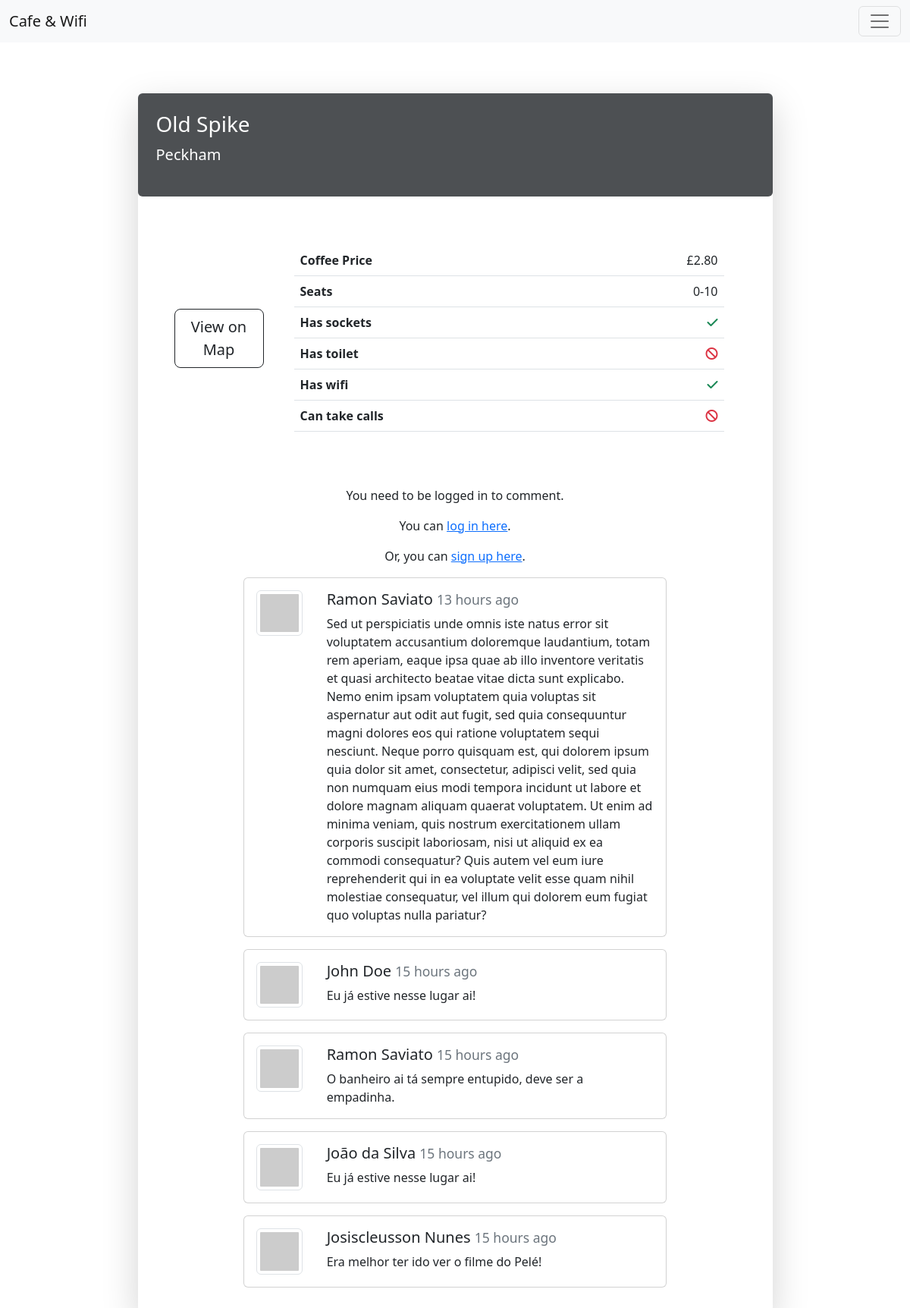
Page /cafe-view/4 on the committed database.
### server/models.py (models this page shows, shortened)
class Cafe(db.Model):
    id = db.Column(db.Integer, primary_key=True)
    name = db.Column(db.String(200), unique=True, nullable=False)
    map_url = db.Column(db.String(1000), unique=True, nullable=False)
    img_url = db.Column(db.String(1000), unique=True, nullable=False)
    location = db.Column(db.String(200), nullable=False)
    has_sockets = db.Column(db.Boolean, default=False)
    has_toilet = db.Column(db.Boolean, default=False)
    has_wifi = db.Column(db.Boolean, default=False)
    can_take_calls = db.Column(db.Boolean, default=False)
    seats = db.Column(db.String(10))
    coffee_price = db.Column(db.String(10))
    comments = relationship(
        "Comment",
        back_populates="parent_cafe",
        order_by="desc(Comment.timestamp_create)"
    )

class Comment(db.Model):
    id = db.Column(db.Integer, primary_key=True)
    text = db.Column(db.Text, nullable=False)
    timestamp_create = db.Column(db.String(50), default=formatted_timestamp)
    timestamp_update = db.Column(db.String(50), onupdate=formatted_timestamp)
    author_id = db.Column(db.Integer, db.ForeignKey("user.id"))
    comment_author = relationship("User", back_populates="comments")
    cafe_id = db.Column(db.Integer, db.ForeignKey("cafe.id"))
    parent_cafe = relationship("Cafe", back_populates="comments")

class User(db.Model, UserMixin):
    id = db.Column(db.Integer, primary_key=True)
    email = db.Column(db.String(150), unique=True)
    username = db.Column(db.String(150), unique=True)
    password = db.Column(db.String(150))
    has_admin_privileges = db.Column(db.Boolean, nullable=False)
    comments = relationship("Comment", back_populates="comment_author")

### server/views.py (the view)
@views.route('/cafe-view/<int:cafe_id>', methods=('GET',))
def view_cafe(cafe_id):
    cafe = Cafe.query.get(cafe_id)
    form = CommentForm()
    return render_template('cafe_view.html', cafe=cafe, form=form)

### server/forms.py (called while the page is built)
def my_strip_filter(value):
    if value is not None and hasattr(value, 'strip'):
        return multiple_spaces_regex.sub(' ', value.strip())
    return value

        def bind_field(self, form, unbound_field, options):
            filters = unbound_field.kwargs.get('filters', [])
            filters.append(my_strip_filter)
            return unbound_field.bind(form=form, filters=filters, **options)

### server/templates/cafe_view.html (shortened to what this page needs)
{% extends 'base.html' %}
{% block scripts_and_links %}
    <link
        rel="stylesheet"
        href="https://cdnjs.cloudflare.com/ajax/libs/font-awesome/6.2.1/css/all.min.css"
    />
{% endblock %}
{% block content %}
    {% if cafe %}
        <div class="col-12 col-lg-9 mx-auto my-5 pb-3 rounded shadow-lg">
            <div class="cafe-header d-flex justify-content-between rounded">
                {% if current_user.is_authenticated and current_user.has_admin_privileges %}
                    <div class="text-bg-dark w-100 rounded-start">
                        <h1 class="fs-3">{{ cafe.name }}</h1>
                        <p class="fs-5">{{ cafe.location }}</p>
                    </div>
                    <!--
                    <a href="{{ url_for('views.delete_cafe', cafe_id=cafe.id) }}"></a>
                    -->
                    <button
                        type="button"
                        class="btn btn-danger del-button m-0"
                        id="delete-cafe-button"
                        data-confirm-url="{{ url_for('views.delete_cafe', cafe_id=cafe.id) }}"
                    >Delete</button>
                    <a href="{{ url_for('views.edit_cafe', cafe_id=cafe.id) }}">
                        <button type="button" class="btn btn-secondary edit-button h-100 p-0">Edit</button>
                    </a>
                {% else %}
                    <div class="text-bg-dark w-100 rounded">
                        <h1 class="fs-3">{{ cafe.name }}</h1>
                        <p class="fs-5">{{ cafe.location }}</p>
                    </div>
                {% endif %}
            </div>
            <main class="d-flex flex-row align-items-center cafe-info p-5">
                <div class="me-4">
                    <a href="{{ cafe.map_url }}" target="_blank">
                        <button type="button" class="btn btn-lg btn-outline-dark">View on Map</button>
                    </a>
                </div>
                <table class="table m-3">
                    <tbody>
                        <tr>
                            <th scope="row">Coffee Price</th>
                            <td>{{ cafe.coffee_price }}</td>
                        </tr>
                        <tr>
                            <th scope="row">Seats</th>
                            <td>{{ cafe.seats }}</td>
                        </tr>
                        {% for text, check in (('Has sockets', cafe.has_sockets),
                                               ('Has toilet', cafe.has_toilet),
                                               ('Has wifi', cafe.has_wifi),
                                               ('Can take calls', cafe.can_take_calls)) %}
                            <tr>
                                <th scope="row">{{ text }}</th>
                                <td>
                                    {% if check %}
                                        <span class="fa-solid fa-check text-success"></span>
                                    {% else %}
                                        <span class="fa-solid fa-ban text-danger"></span>
                                    {% endif %}
                                </td>
                            </tr>
                        {% endfor %}
                    </tbody>
                </table>
            </main>
            <div id="comment-section" class="m-2 col-11 col-lg-8 mx-auto">
                {% if current_user.is_authenticated %}
                    <form action="{{ url_for('comments.add_comment', cafe_id=cafe.id) }}" method="POST">
                        {{ form.csrf_token }}
                        <div class="input-group mb-3">
                            {{ form.text(class_="form-control", placeholder=placeholder) }}
                            {{ form.send(class_='input-group-text send-button') }}
                        </div>
                    </form>
                {% else %}
                    <div class="text-center mb-3">
                        <p>
                            You need to be logged in to comment.
                        </p>
                        <p>
                            You can
                            <a
                                href="#"
                                data-bs-toggle="modal"
                                data-bs-target="#login-modal"
                            >log in here</a>.
                        </p>
                        <p>
                            Or, you can
                            <a href="{{ url_for('views.sign_up') }}">sign up here</a>.
                        </p>
                    </div>
                {% endif %}
                <div id="comments">
                    {% if cafe.comments %}
                        {% for comment in cafe.comments %}
                            <div class="comment position-relative card mb-3">
                                <div class="d-flex flex-row g-0">
                                    <div class="col-3 col-md-2 d-grid justify-content-center align-items-start p-3">
                                        <img
                                            src="{{ comment.comment_author.email | gravatar }}"
                                            class="img-thumbnail rounded "
                                            alt="An avatar of user {{ comment.comment_author.username }}."
                                        >
                                    </div>
                                    <div class="col-9 col-md-10">
                                        <div class="card-body">
                                            <h5 class="card-title">
                                                {{ comment.comment_author.username }}
                                                <small class="text-muted elapsed-time">
                                                </small>
                                            </h5>
                                            <p class="card-text">
                                                {{ comment.text }}
                                            </p>
                                        </div>
                                    </div>
                                </div>
                            </div>
                        {% endfor %}
                    {% else %}
                        <h5 class="text-muted text-center my-5 py-1">This cafe doesn't have any comments yet.</h5>
                    {% endif %}
                </div>
            </div>
        </div>
    {% endif %}
{% endblock %}

### server/templates/base.html (shortened to what this page needs)
<!doctype html>
<html lang="en">
<head>
    <link
        href="https://cdn.jsdelivr.net/npm/bootstrap@5.2.3/dist/css/bootstrap.min.css"
        rel="stylesheet"
    >
    {% block scripts_and_links %}{% endblock %}
    <link rel="stylesheet" href="{{ url_for('static', filename='css/styles.css') }}">
</head>
<body>
    {% block navbar %}
        <nav class="navbar bg-light fixed-top">
            <div class="container-fluid">
                <a class="navbar-brand" href="{{ url_for('views.home') }}">
                    Cafe & Wifi
                </a>
                <button class="navbar-toggler" type="button" data-bs-toggle="offcanvas" data-bs-target="#offcanvas-navbar" aria-controls="offcanvas-navbar">
                    <span class="navbar-toggler-icon"></span>
                </button>
            </div>
        </nav>
    {% endblock %}
    <main class="main-content container">
        {% block content %}
        {% endblock %}
    </main>
</body>
</html>

### server/static/css/styles.css (style rules this page uses)
.btn { transition: all .7s; }
.cafe-header .text-bg-dark { opacity: 0.8; padding: 1.5rem; transition: all 2s; }
.main-content { padding-top: 75px; }
.table td { text-align: end; }

### rows in the picture
Cafe: name "Old Spike", location "Peckham", coffee_price "£2.80", seats "0-10", has_sockets True (drawn)
Comment: comment_author.username "Ramon Saviato", text "Sed ut perspiciatis unde omnis iste natus error sit voluptatem accusantium doloremque laudantium, totam rem aperiam, eaque ipsa quae ab illo inventore veritatis et quasi architecto beatae vitae dicta sunt explicabo. Nemo enim ipsam voluptatem quia voluptas sit aspernatur aut odit aut fugit, sed quia consequuntur magni dolores eos qui ratione voluptatem sequi nesciunt. Neque porro quisquam est, qui dolorem ipsum quia dolor sit amet, consectetur, adipisci velit, sed quia non numquam eius modi tempora incidunt ut labore et dolore magnam aliquam quaerat voluptatem. Ut enim ad minima veniam, quis nostrum exercitationem ullam corporis suscipit laboriosam, nisi ut aliquid ex ea commodi…"
Comment: comment_author.username "John Doe", text "Eu já estive nesse lugar ai!"
Comment: comment_author.username "Ramon Saviato", text "O banheiro ai tá sempre entupido, deve ser a empadinha."
Comment: comment_author.username "João da Silva", text "Eu já estive nesse lugar ai!"
Comment: comment_author.username "Josiscleusson Nunes", text "Era melhor ter ido ver o filme do Pelé!"

### other values in the picture
{{ text }} "Has sockets" "Has toilet" "Has wifi" "Can take calls"
